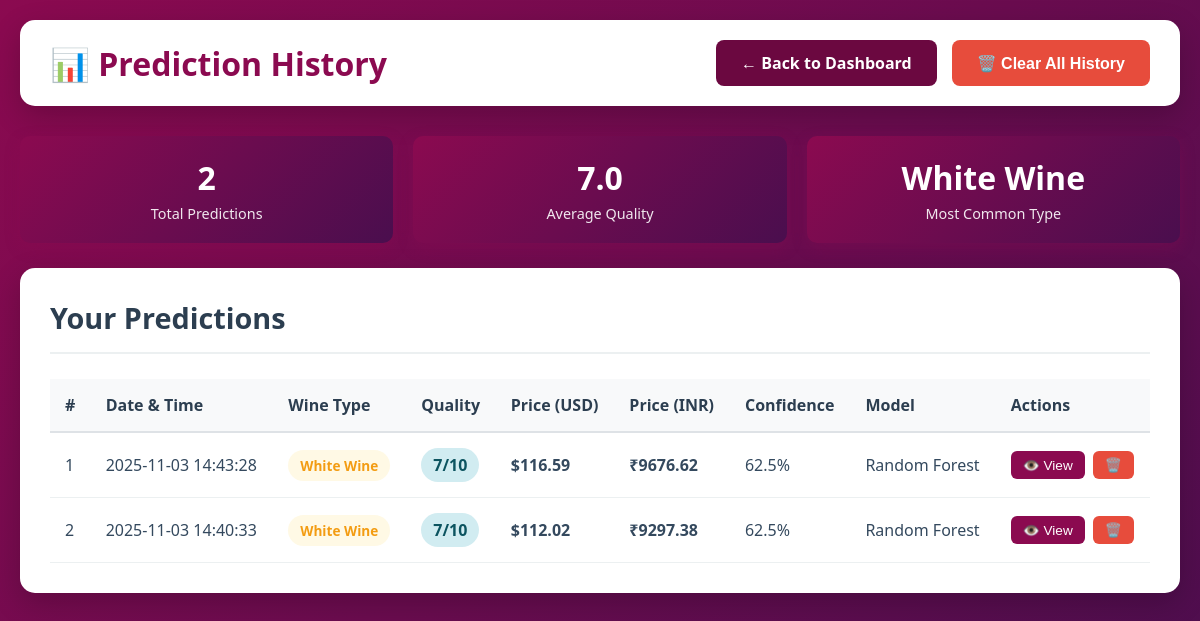
Screenshot of /history (signed in) with the database file from the repository.
### tables this page shows
CREATE TABLE history (
                    id INTEGER PRIMARY KEY AUTOINCREMENT,
                    user_id INTEGER NOT NULL,
                    wine_type TEXT NOT NULL,
                    quality INTEGER NOT NULL,
                    price_usd TEXT NOT NULL,
                    price_inr TEXT NOT NULL,
                    confidence REAL NOT NULL,
                    fixed_acidity REAL,
                    volatile_acidity REAL,
                    citric_acid REAL,
                    residual_sugar REAL,
                    chlorides REAL,
                    free_sulfur_dioxide REAL,
                    total_sulfur_dioxide REAL,
                    density REAL,
                    pH REAL,
                    sulphates REAL,
                    alcohol REAL,
                    model_used TEXT DEFAULT 'rf',
                    created_at TIMESTAMP DEFAULT CURRENT_TIMESTAMP,
                    FOREIGN KEY (user_id) REFERENCES users(id)
                );

### MainFile.py (the view)
@app.route('/history')
def history():
    if 'user_id' not in session:
        return redirect(url_for('login'))
    try:
        conn = get_db_connection()
        history_data = conn.execute(
            'SELECT * FROM history WHERE user_id = ? ORDER BY created_at DESC',
            (session['user_id'],)
        ).fetchall()
        conn.close()
        history_list = []
        for row in history_data:
            history_list.append({
                'id': row['id'],
                'wine_type': row['wine_type'],
                'quality': row['quality'],
                'price_usd': row['price_usd'],
                'price_inr': row['price_inr'],
                'confidence': row['confidence'],
                'fixed_acidity': row['fixed_acidity'],
                'volatile_acidity': row['volatile_acidity'],
                'citric_acid': row['citric_acid'],
                'residual_sugar': row['residual_sugar'],
                'chlorides': row['chlorides'],
                'free_sulfur_dioxide': row['free_sulfur_dioxide'],
                'total_sulfur_dioxide': row['total_sulfur_dioxide'],
                'density': row['density'],
                'pH': row['pH'],
                'sulphates': row['sulphates'],
                'alcohol': row['alcohol'],
                'model_used': row['model_used'],
                'created_at': row['created_at']
            })
        return render_template('history.html', history=history_list)
    except Exception as e:
        print(f"Error loading history: {str(e)}")
        flash('Error loading history. Please try again.', 'error')
        return render_template('history.html', history=[])

### MainFile.py (called while the page is built)
def get_db_connection():
    conn = sqlite3.connect('users.db')
    conn.row_factory = sqlite3.Row
    return conn

### templates/history.html (shortened to what this page needs)
<!DOCTYPE html>
<html lang="en">
<head>
</head>
<body>
    <div class="container">
        <div class="header">
            <h1>📊 Prediction History</h1>
            <div class="header-buttons">
                <a href="/" class="btn btn-secondary">← Back to Dashboard</a>
                <button onclick="confirmClearAll()" class="btn btn-danger">🗑️ Clear All History</button>
            </div>
        </div>
        <div class="history-stats">
            <div class="stat-card">
                <h3 id="totalPredictions">{{ history|length }}</h3>
                <p>Total Predictions</p>
            </div>
            <div class="stat-card">
                <h3 id="avgQuality">-</h3>
                <p>Average Quality</p>
            </div>
            <div class="stat-card">
                <h3 id="mostCommon">-</h3>
                <p>Most Common Type</p>
            </div>
        </div>
        <div class="history-container">
            <div class="history-header">
                <h2>Your Predictions</h2>
            </div>
            {% if history|length == 0 %}
            <div class="empty-state">
                <i>📭</i>
                <h3>No Predictions Yet</h3>
                <p>Start making predictions to see your history here!</p>
                <a href="/prediction" class="btn btn-primary" style="margin-top: 20px;">Make First Prediction</a>
            </div>
            {% else %}
            <div class="history-table">
                <table>
                    <thead>
                        <tr>
                            <th>#</th>
                            <th>Date & Time</th>
                            <th>Wine Type</th>
                            <th>Quality</th>
                            <th>Price (USD)</th>
                            <th>Price (INR)</th>
                            <th>Confidence</th>
                            <th>Model</th>
                            <th>Actions</th>
                        </tr>
                    </thead>
                    <tbody>
                        {% for record in history %}
                        <tr data-id="{{ record.id }}">
                            <td>{{ loop.index }}</td>
                            <td>{{ record.created_at }}</td>
                            <td>
                                <span class="wine-type-badge {% if 'Red' in record.wine_type %}wine-type-red{% else %}wine-type-white{% endif %}">
                                    {{ record.wine_type }}
                                </span>
                            </td>
                            <td>
                                <span class="quality-badge
                                    {% if record.quality >= 8 %}quality-excellent
                                    {% elif record.quality >= 7 %}quality-good
                                    {% elif record.quality >= 5 %}quality-average
                                    {% else %}quality-poor{% endif %}">
                                    {{ record.quality }}/10
                                </span>
                            </td>
                            <td><strong>{{ record.price_usd }}</strong></td>
                            <td><strong>{{ record.price_inr }}</strong></td>
                            <td>{{ record.confidence }}%</td>
                            <td>{{ 'Random Forest' if record.model_used == 'rf' else 'Gradient Boosting' }}</td>
                            <td>
                                <div class="action-buttons">
                                    <button onclick="viewDetails({{ record.id }})" class="btn-small btn-view">👁️ View</button>
                                    <button onclick="deleteRecord({{ record.id }})" class="btn-small btn-delete">🗑️</button>
                                </div>
                            </td>
                        </tr>
                        {% endfor %}
                    </tbody>
                </table>
            </div>
            {% endif %}
        </div>
    </div>
</body>
</html>

### templates/history.html (style rules this page uses)
* { margin: 0; padding: 0; box-sizing: border-box; }
body { font-family: 'Segoe UI', Tahoma, Geneva, Verdana, sans-serif; background: linear-gradient(135deg, #8B0A50 0%, #4A0E4E 100%); min-height: 100vh; padding: 20px; }
.container { max-width: 1400px; margin: 0 auto; }
.header { background: white; padding: 20px 30px; border-radius: 15px; box-shadow: 0 10px 30px rgba(0,0,0,0.2); margin-bottom: 30px; display: flex; justify-content: space-between; align-items: center; }
.header h1 { color: #8B0A50; font-size: 2em; }
.header-buttons { display: flex; gap: 15px; }
.btn { padding: 12px 25px; border: none; border-radius: 8px; cursor: pointer; font-size: 16px; font-weight: 600; transition: all 0.3s; text-decoration: none; display: inline-block; }
.btn-danger { background: #e74c3c; color: white; }
.btn-secondary { background: #6B0840; color: white; }
.history-container { background: white; padding: 30px; border-radius: 15px; box-shadow: 0 10px 30px rgba(0,0,0,0.2); }
.history-header { display: flex; justify-content: space-between; align-items: center; margin-bottom: 25px; padding-bottom: 15px; border-bottom: 2px solid #ecf0f1; }
.history-header h2 { color: #2c3e50; font-size: 1.8em; }
.history-stats { display: flex; gap: 20px; margin-bottom: 25px; }
.stat-card { flex: 1; background: linear-gradient(135deg, #8B0A50 0%, #4A0E4E 100%); color: white; padding: 20px; border-radius: 10px; text-align: center; box-shadow: 0 5px 15px rgba(139, 10, 80, 0.3); }
.stat-card h3 { font-size: 2em; margin-bottom: 5px; }
.stat-card p { font-size: 0.9em; opacity: 0.9; }
.history-table { width: 100%; overflow-x: auto; }
table { width: 100%; border-collapse: collapse; min-width: 1000px; }
th { background: #f8f9fa; color: #2c3e50; font-weight: 600; padding: 15px; text-align: left; border-bottom: 2px solid #dee2e6; position: sticky; top: 0; }
td { padding: 15px; border-bottom: 1px solid #ecf0f1; color: #34495e; }
.wine-type-badge { padding: 6px 12px; border-radius: 20px; font-size: 0.85em; font-weight: 600; display: inline-block; }
.wine-type-white { background: #fff9e5; color: #f39c12; }
.quality-badge { padding: 6px 12px; border-radius: 20px; font-weight: 600; display: inline-block; }
.quality-good { background: #d1ecf1; color: #0c5460; }
.action-buttons { display: flex; gap: 8px; }
.btn-small { padding: 6px 12px; font-size: 0.85em; border-radius: 6px; }
.btn-view { background: #8B0A50; color: white; border: none; cursor: pointer; transition: all 0.3s; }
.btn-delete { background: #e74c3c; color: white; border: none; cursor: pointer; transition: all 0.3s; }

### rows the page displays
history: created_at "2025-11-03 14:43:28", wine_type "White Wine", quality "7", price_usd "$116.59", price_inr "₹9676.62", confidence "62.5", model_used "Random Forest"
history: created_at "2025-11-03 14:40:33", wine_type "White Wine", quality "7", price_usd "$112.02", price_inr "₹9297.38", confidence "62.5", model_used "Random Forest"

### other values shown
{{ history|length }} "2"
